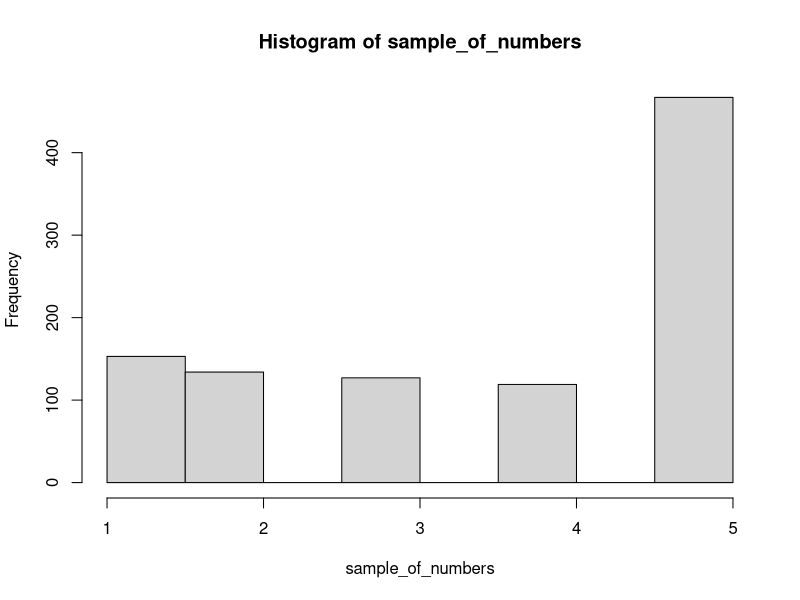
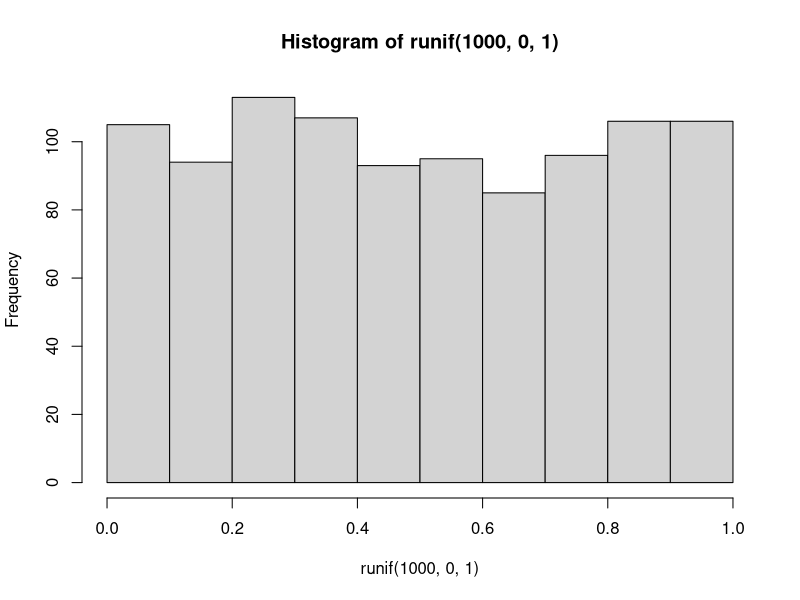
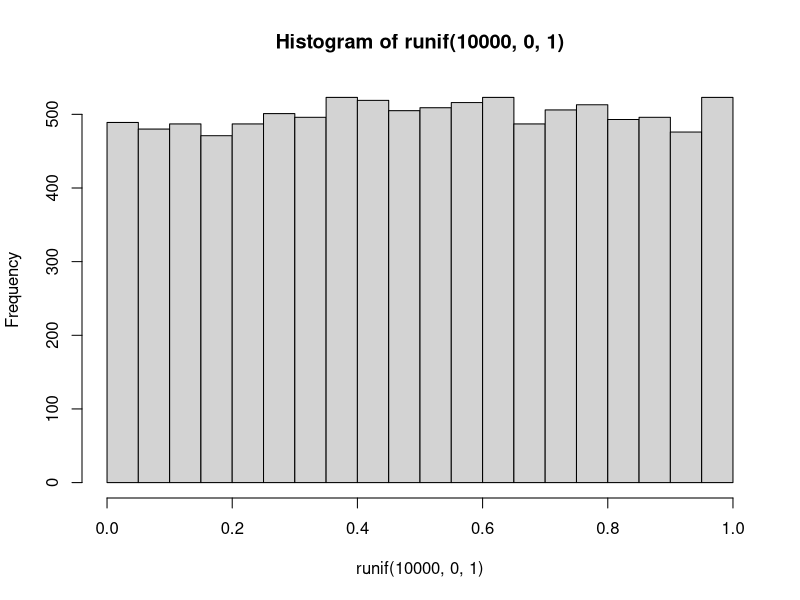
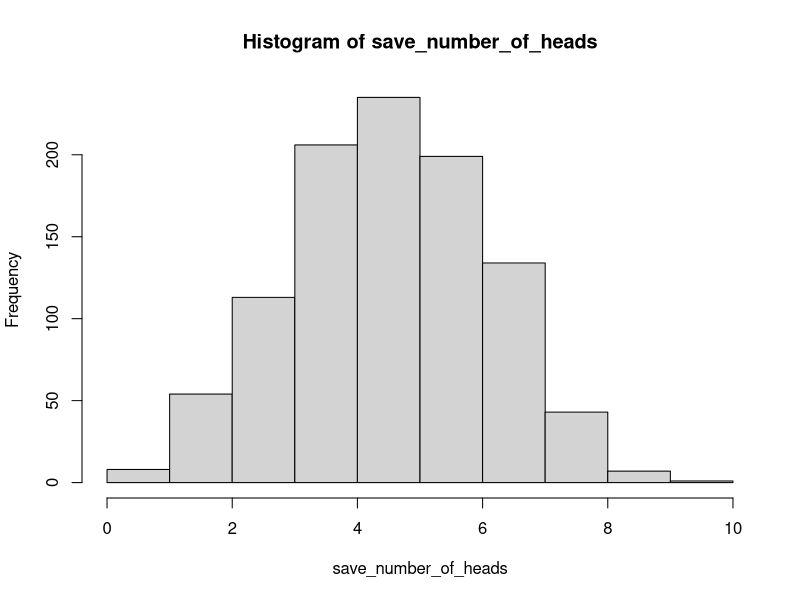
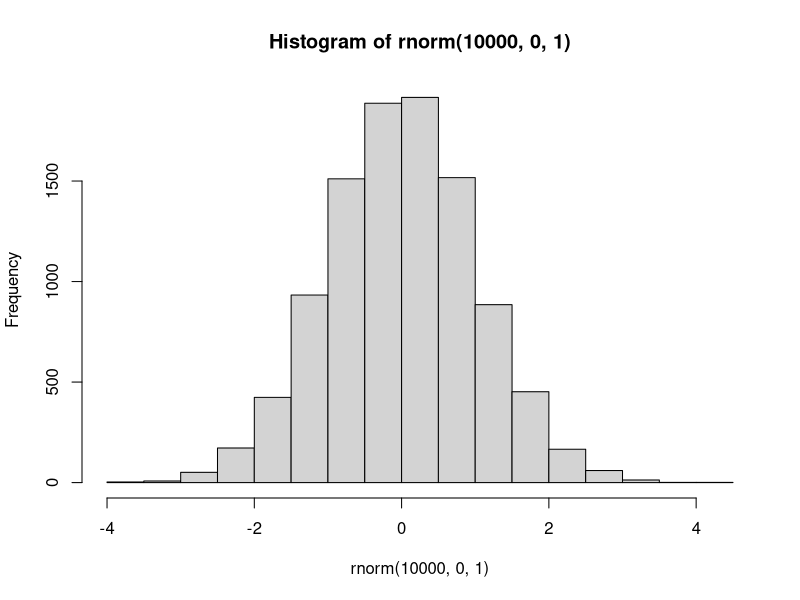
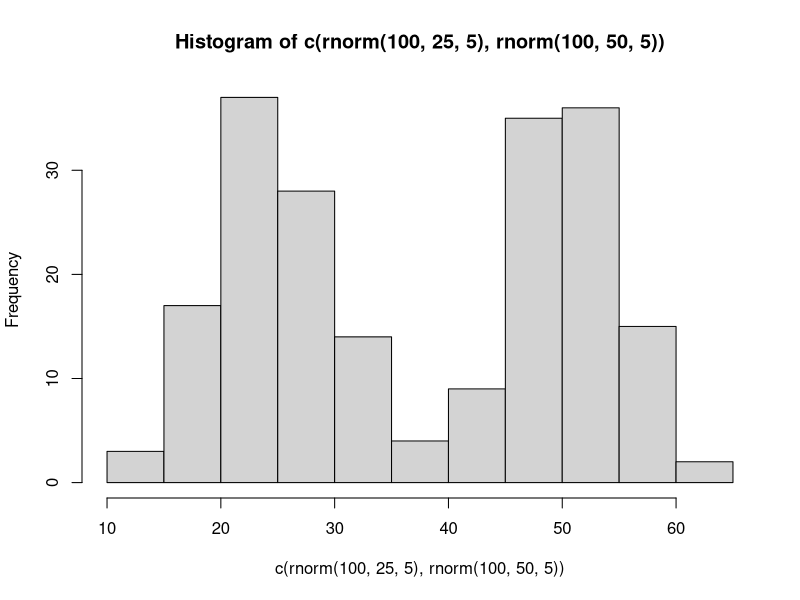
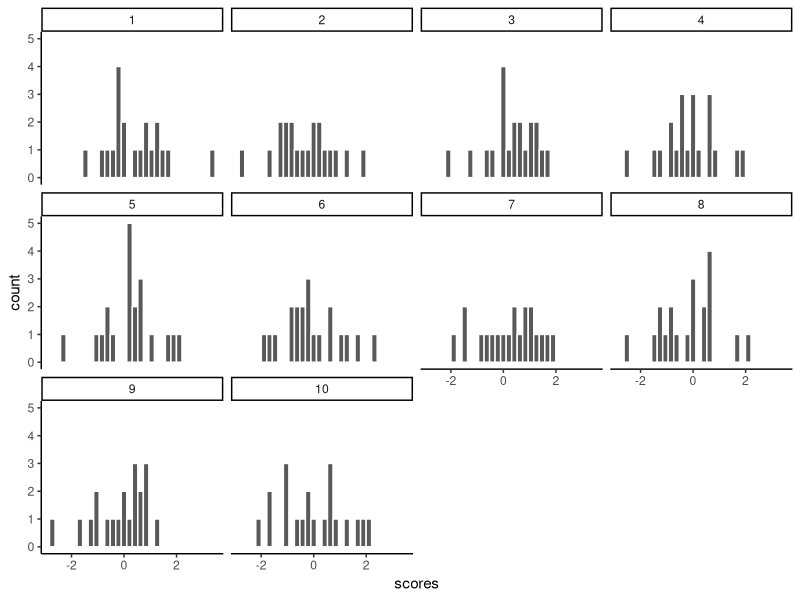
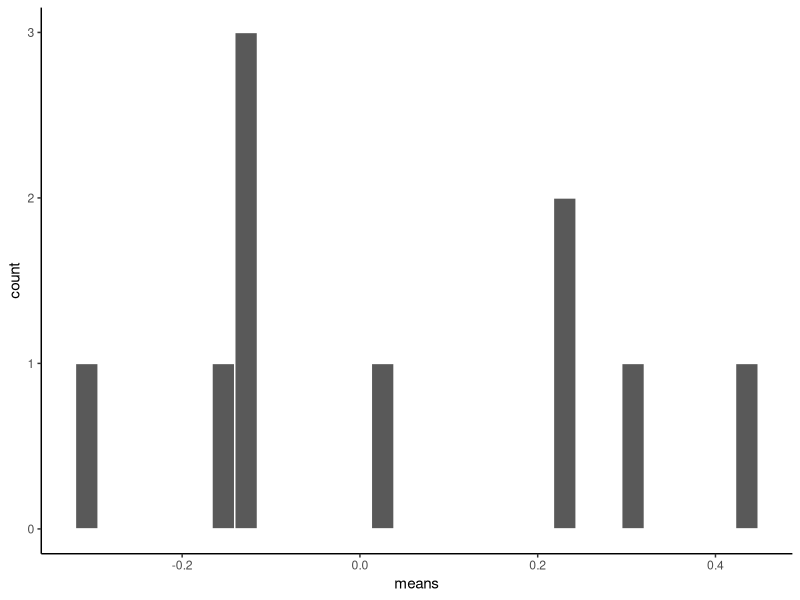

Reproduce these figures in R, in order. (Note: this script raises an error after producing the figures.)
## ---- chunk 1
gumballs <- c("A","B")
sample_of_gumballs <-sample(gumballs, 10, replace=TRUE)
sample_of_gumballs
## ---- chunk 2
some_numbers <- c(1,2,3,4,5,5,5,5)
sample_of_numbers <-sample(some_numbers, 20, replace=TRUE)
sample_of_numbers
## ---- chunk 3
library(ggplot2)
some_numbers <- c(1,2,3,4,5,5,5,5)
sample_of_numbers <-sample(some_numbers, 1000, replace=TRUE)
hist(sample_of_numbers)

## ---- chunk 4
hist(runif(1000,0,1))
## ---- chunk 5
hist(runif(10000,0,1))
## ---- chunk 6
coin_flips <- rbinom(10,1,.5)
coin_flips

## ---- chunk 7
coin_flips <- rbinom(10,1,.5)
sum(coin_flips)
## ---- chunk 8
save_number_of_heads<-length(1000) # make an empty variable to save things in

for(i in 1:1000){
  save_number_of_heads[i] <- sum(rbinom(10,1,.5))
}

hist(save_number_of_heads)

## ---- chunk 9
hist(rnorm(10000,0,1))
## ---- chunk 10
hist( c( rnorm(100,25,5), rnorm(100,50,5)) )
## ---- chunk 11
scores <- rnorm(10*20,0,1)
samples <- rep(1:10,each=20)
my_df <- data.frame(samples,scores)
## ---- chunk 12
ggplot(my_df, aes(x=scores))+
  geom_histogram(color="white")+
  facet_wrap(~samples)+
  theme_classic()
## ---- chunk 13
library(dplyr)

sample_means <- my_df %>%
                group_by(samples) %>%
                summarise(means=mean(scores))

knitr::kable(sample_means)

## ---- chunk 14
 
 ggplot(sample_means, aes(x=means))+
  geom_histogram(color="white")+
  theme_classic()
 
## ---- chunk 15
mean(sample_means$means)
## ---- chunk 16
# get 1000 samples with 20 scores each

scores <- rnorm(1000*20,0,1)
samples <- rep(1:1000,each=20)
my_df <- data.frame(samples,scores)

# get the means of the samples

sample_means <- my_df %>%
                group_by(samples) %>%
                summarise(means=mean(scores))

# make a histogram

 ggplot(sample_means, aes(x=means))+
  geom_histogram(color="white")+
  theme_classic()


## ---- chunk 17
all_df<-data.frame()
for(i in 1:1000){
  sample<-rnorm(50,100,20)
  sample_mean<-mean(sample)
  sample_sd<-sd(sample)
  sample_max<-max(sample)
  sample_median<-median(sample)
  t_df<-data.frame(i,sample_mean,sample_sd,sample_max,sample_median)
  all_df<-rbind(all_df,t_df)
}

library(ggpubr)
a<-ggplot(all_df,aes(x=sample_mean))+
  geom_histogram(color="white")+
  theme_classic()
b<-ggplot(all_df,aes(x=sample_sd))+
  geom_histogram(color="white")+
  theme_classic()
c<-ggplot(all_df,aes(x=sample_max))+
  geom_histogram(color="white")+
  theme_classic()
d<-ggplot(all_df,aes(x=sample_median))+
  geom_histogram(color="white")+
  theme_classic()

ggarrange(a,b,c,d,
          ncol = 2, nrow = 2)

## ---- chunk 18
scores <- runif(100*1000,0,1)
samples <- rep(1:100,each=1000)
my_df <- data.frame(samples,scores)

ggplot(my_df[1:(10*1000),], aes(x=scores))+
  geom_histogram(color="white", bins=10)+
  facet_wrap(~samples)+
  theme_classic()+
  ylim(0,200)

## ---- chunk 19

sample_means <- my_df %>%
                group_by(samples) %>%
                summarise(means=mean(scores))

# make a histogram

 ggplot(sample_means, aes(x=means))+
  geom_histogram(color="white", bins=15)+
  theme_classic()


## ---- chunk 20
normal_dist <- dnorm(seq(-4,4,.1), 0, 1)
values <-seq(-4,4,.1)
normal_df <-data.frame(values,normal_dist)

ggplot(normal_df, aes(x=values,y=normal_dist))+
  geom_line()+
  theme_classic()


## ---- chunk 21
pnorm(0, mean = 0, sd= 1, lower.tail=FALSE)
## ---- chunk 22
pnorm(2, mean = 0, sd= 1, lower.tail=FALSE)
## ---- chunk 23
ps<-pnorm(c(-1,1), mean = 0, sd= 1, lower.tail=FALSE)
ps[1]-ps[2]
## ---- chunk 24
ps<-pnorm(c(1,2), mean = 0, sd= 1, lower.tail=FALSE)
ps[1]-ps[2]
## ---- chunk 25
ps<-pnorm(c(2,3), mean = 0, sd= 1, lower.tail=FALSE)
ps[1]-ps[2]
## ---- chunk 26
some_numbers <- rnorm(20,50,25)
## ---- chunk 27
my_mean <- mean(some_numbers)
my_sd <-sd(some_numbers)

print(my_mean)
print(my_sd)
## ---- chunk 28
differences<-some_numbers-my_mean
print(my_sd)
## ---- chunk 29
z_scores<-differences/my_sd
print(z_scores)
## ---- chunk 30
knitr::include_graphics('img/4.4.11.png')
## ---- chunk 31
knitr::include_graphics('img/4.4.12.png')
## ---- chunk 32
knitr::include_graphics('img/4.4.13.png')
## ---- chunk 33
knitr::include_graphics('img/4.4.14.png')
## ---- chunk 34
knitr::include_graphics('img/4.4.15.png')
## ---- chunk 35
knitr::include_graphics('img/4.4.15.png')
## ---- chunk 36
knitr::include_graphics('img/4.4.14.png')
## ---- chunk 37
knitr::include_graphics('img/4.4.16.png')
## ---- chunk 38
knitr::include_graphics('img/4.4.17.png')
## ---- chunk 39
knitr::include_graphics('img/4.4.18.png')
## ---- chunk 40
knitr::include_graphics('img/4.4.19.png')
